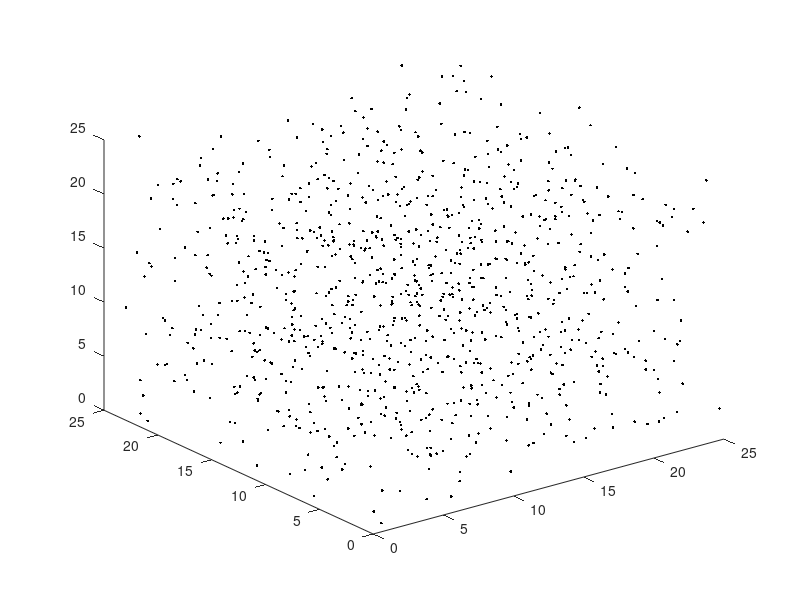

Write the MATLAB code that produced this figure.
clear

%Problem 1b generates a set of numbers within a box that have a set min
%distance (r) between them

%initalizing variables
N=1000; L=25;  r=1;
i=1;    d=0;

%Setting starting point
pt=rand(1,3)*L;   %random starting point

%Seperating the point into the x, y, and z components
x=pt(:,1); y=pt(:,2); z=pt(:,3);

%Loop to check for points that satisfy conditions of problem
while i<N
    xt=rand(1)*L;
    yt=rand(1)*L;
    zt=rand(1)*L;

    d=((x-xt).^2)+((y-yt).^2)+((z-zt).^2);
    if d>=r^2   %Checks for min distance between the points
        x=[x; xt];
        y=[y; yt];
        z=[z; zt];
        i=i+1;  %Increases the counter to ensure we get N points
    end
end

%Plot of the points
plot3(x,y,z,'k.')
